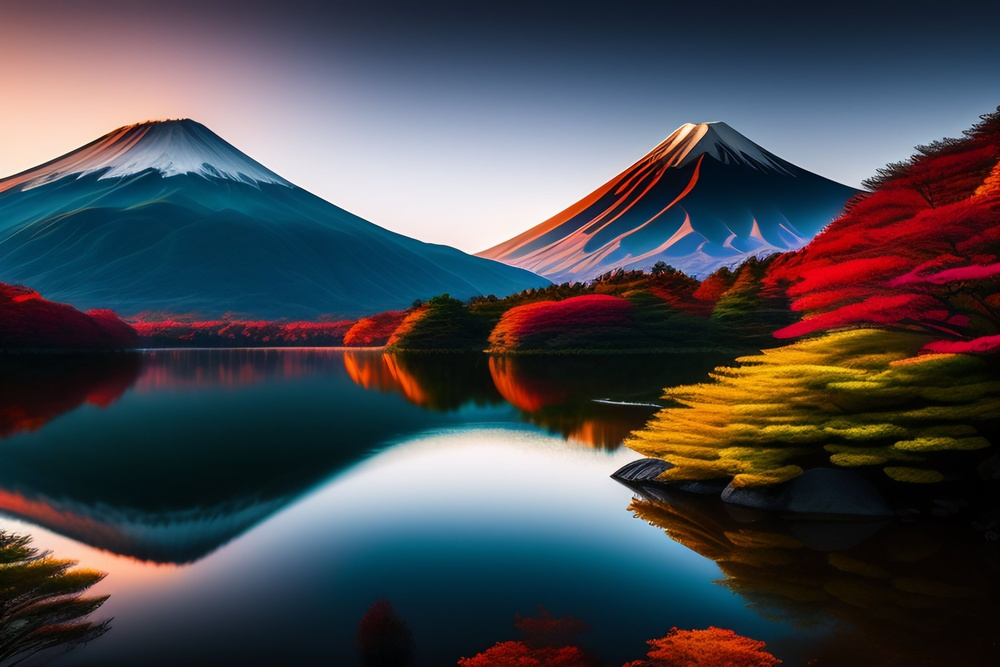
#> input picture lab_7/1.jpg, 1000 x 667 px, shrunk from 5000 x 3333 before the run
$ python lab_7.py
#> lines starting #> are read from the running program, lines starting #| are printed output that depends on the picture
from PIL import Image
import numpy as np
import numba
import timeit

# Загрузка изображения
image_path = "1.jpg"
original_image = Image.open(image_path)
#> original_image is the input picture: PIL image 1000x667 RGB; mean R, G, B 73, 73.5, 79.5
im = Image.open(image_path)
(width, height) = im.size
#> width = 1000; height = 667
# Перед удалением красного канала, убедимся, что изображение имеет режим "RGB"
if original_image.mode != "RGB":
    original_image = original_image.convert("RGB")

# Удаление красного канала в верхней части изображения с использованием Numba
@numba.njit(parallel=True)
def remove_red_channel_numba(image_array):
    for x in numba.prange(width):
        for y in numba.prange(height):
            # Проверяем, находится ли пиксель выше или на диагонали
            if y <= x * height / width:
                image_array[y, x, 0] = 0  # Устанавливаем красный канал в 0

# Преобразование изображения в массив NumPy
img_array = np.array(original_image)

# Засекаем время выполнения с Numba
execution_time_numba = timeit.timeit(lambda: remove_red_channel_numba(img_array), number=1)
#> execution_time_numba = 0.21
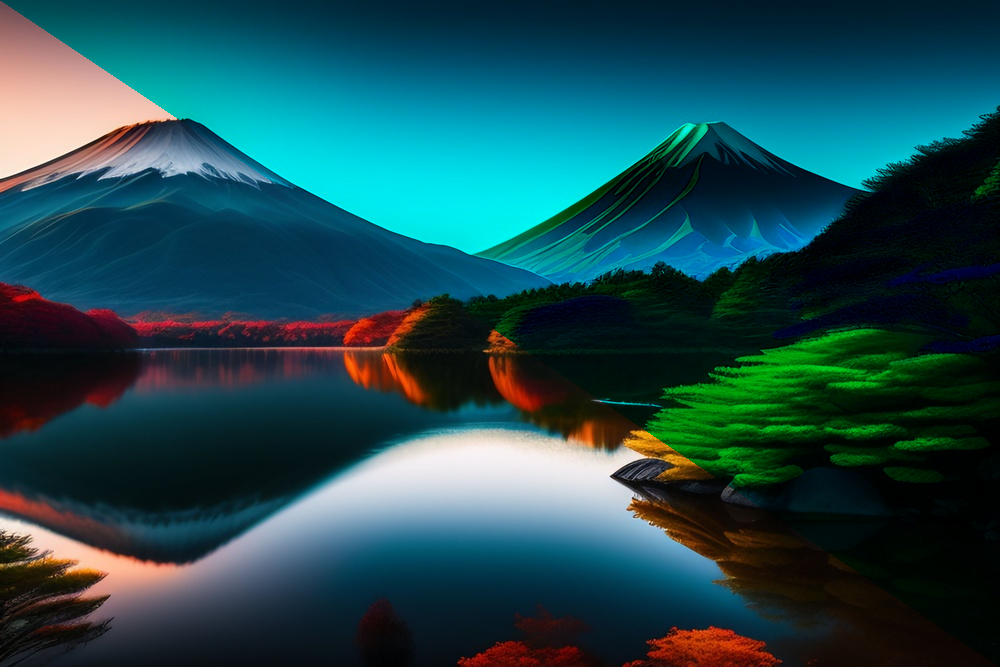
#> img_array: shape (667, 1000, 3); mean R, G, B 29.1, 73.5, 79.5

# Преобразование обратно в изображение
result_image_numba = Image.fromarray(img_array)

# Сохранение нового файла
result_image_numba.save("output_image_numba.jpg")

print(f"Удаление красного канала с использованием Numba заняло {execution_time_numba:.2f} секунд")
#| Удаление красного канала с использованием Numba заняло 0.21 секунд
print(width, height)
#| 1000 667
# Освобождаем ресурсы
original_image.close()
result_image_numba.close()
